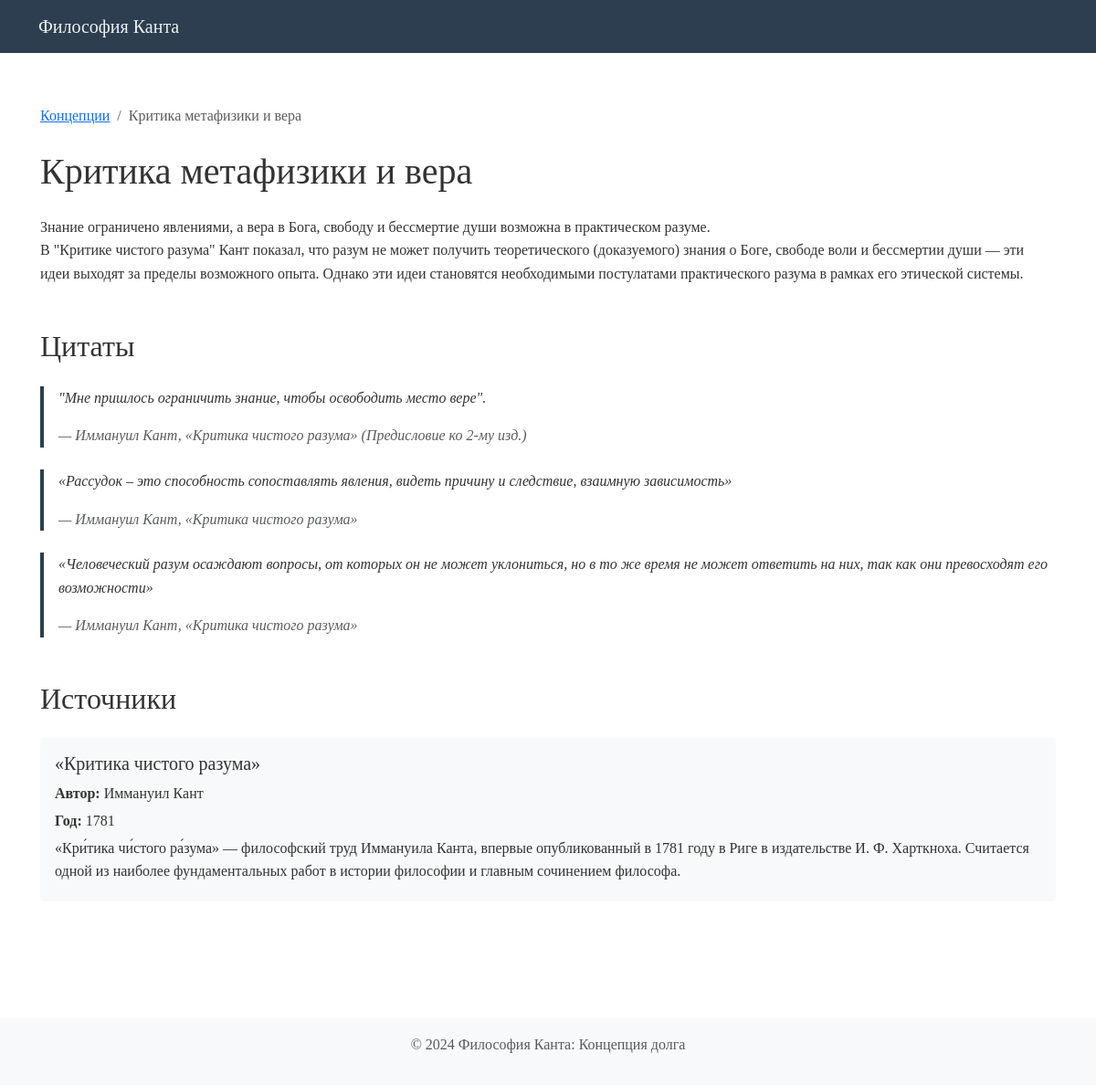
Page /concept/6/ on the committed database.
### kant_duty/models.py (models this page shows, shortened)
class Concept(models.Model):
    title = models.CharField(max_length=200, verbose_name="Название концепции")
    description = models.TextField(verbose_name="Описание")
    created_at = models.DateTimeField(auto_now_add=True)
    updated_at = models.DateTimeField(auto_now=True)
    class Meta:
        verbose_name = "Концепция"
        verbose_name_plural = "Концепции"

class Quote(models.Model):
    concept = models.ForeignKey(Concept, on_delete=models.CASCADE, related_name='quotes')
    author = models.CharField(max_length=200, verbose_name="Автор")
    text = models.TextField(verbose_name="Текст цитаты")
    source = models.CharField(max_length=200, verbose_name="Источник")
    class Meta:
        verbose_name = "Цитата"
        verbose_name_plural = "Цитаты"

class Source(models.Model):
    concept = models.ForeignKey(Concept, on_delete=models.CASCADE, related_name='sources')
    title = models.CharField(max_length=200, verbose_name="Название источника")
    author = models.CharField(max_length=200, verbose_name="Автор")
    year = models.IntegerField(verbose_name="Год публикации")
    description = models.TextField(verbose_name="Описание")
    url = models.URLField(blank=True, null=True, verbose_name="Ссылка")
    class Meta:
        verbose_name = "Источник"
        verbose_name_plural = "Источники"

### kant_duty/views.py (the view)
# urls.py: path('concept/<int:pk>/', views.ConceptDetailView.as_view(), name='concept_detail'),
class ConceptDetailView(DetailView):
    model = Concept
    template_name = 'kant_duty/concept_detail.html'
    context_object_name = 'concept'
    def get_context_data(self, **kwargs):
        context = super().get_context_data(**kwargs)
        concept = self.get_object()
        context['historical_contexts'] = concept.historical_contexts.all()
        context['quotes'] = concept.quotes.all()
        context['sources'] = concept.sources.all()
        return context

### templates/kant_duty/concept_detail.html (shortened to what this page needs)
{% extends 'base.html' %}
{% block content %}
<div class="container">
    <nav aria-label="breadcrumb" class="mb-4">
        <ol class="breadcrumb">
            <li class="breadcrumb-item"><a href="{% url 'kant_duty:concept_list' %}">Концепции</a></li>
            <li class="breadcrumb-item active">{{ concept.title }}</li>
        </ol>
    </nav>
    <h1 class="mb-4">{{ concept.title }}</h1>
    <div class="mb-5">
        {{ concept.description|linebreaks }}
    </div>
    {% if quotes %}
    <section class="mb-5">
        <h2 class="mb-4">Цитаты</h2>
        {% for quote in quotes %}
        <div class="quote mb-4">
            <p>{{ quote.text }}</p>
            <footer class="text-muted">
                — {{ quote.author }}, <cite>{{ quote.source }}</cite>
            </footer>
        </div>
        {% endfor %}
    </section>
    {% endif %}
    {% if sources %}
    <section class="mb-5">
        <h2 class="mb-4">Источники</h2>
        {% for source in sources %}
        <div class="source">
            <h5>{{ source.title }}</h5>
            <p class="mb-1"><strong>Автор:</strong> {{ source.author }}</p>
            <p class="mb-1"><strong>Год:</strong> {{ source.year }}</p>
            <p class="mb-1">{{ source.description }}</p>
        </div>
        {% endfor %}
    </section>
    {% endif %}
</div>
{% endblock %}

### templates/base.html (style rules this page uses)
body { font-family: 'Times New Roman', Times, serif; line-height: 1.6; color: #333; }
.quote { border-left: 4px solid #2c3e50; padding-left: 1rem; margin: 1rem 0; font-style: italic; }
.source { background-color: #f8f9fa; padding: 1rem; margin: 1rem 0; border-radius: 4px; }

### rows in the picture
Concept: title "Критика метафизики и вера", description "Знание ограничено явлениями, а вера в Бога, свободу и бессмертие души возможна в практическом разуме. В \"Критике чистого разума\" Кант показал, что разум не может получить теоретического (доказуемого) знания о Боге, свободе воли и бессмертии души — эти идеи выходят за пределы возможного опыта. Однако эти идеи становятся необходимыми постулатами практического разума в рамках его этической системы."
Quote: text "\"Мне пришлось ограничить знание, чтобы освободить место вере\".", author "Иммануил Кант", source "«Критика чистого разума» (Предисловие ко 2-му изд.)"
Quote: text "«Рассудок – это способность сопоставлять явления, видеть причину и следствие, взаимную зависимость»", author "Иммануил Кант", source "«Критика чистого разума»"
Quote: text "«Человеческий разум осаждают вопросы, от которых он не может уклониться, но в то же время не может ответить на них, так как они превосходят его возможности»", author "Иммануил Кант", source "«Критика чистого разума»"
Source: title "«Критика чистого разума»", author "Иммануил Кант", year "1781", description "«Кри́тика чи́стого ра́зума» — философский труд Иммануила Канта, впервые опубликованный в 1781 году в Риге в издательстве И. Ф. Харткноха. Считается одной из наиболее фундаментальных работ в истории философии и главным сочинением философа."
